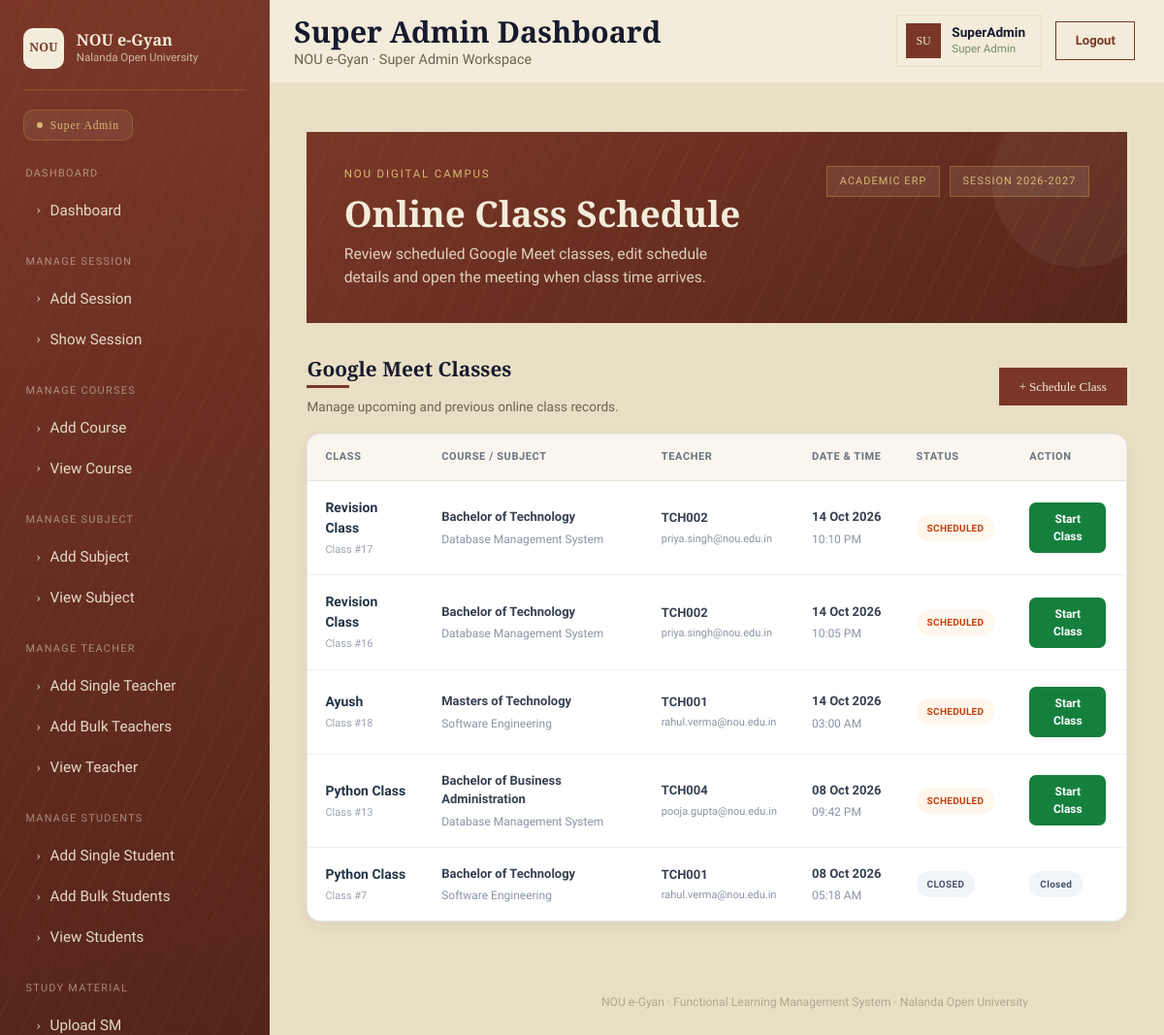
Page /teacher/classes/ (signed in) on the committed database.
### myapp/models.py (models this page shows, shortened)
class GoogleMeeting(models.Model):
    class_title = models.CharField(max_length=200)
    course = models.CharField(max_length=100)
    subject = models.CharField(max_length=100)
    teacher = models.ForeignKey(
        User,
        on_delete=models.CASCADE
    )
    class_date = models.DateField()
    class_time = models.TimeField()
    duration = models.IntegerField()
    agenda = models.TextField(blank=True,null=True)
    meeting_url = models.URLField(blank=True,null=True)
    google_space_name = models.CharField(max_length=255,blank=True,null=True)
    status = models.CharField(max_length=20,default="scheduled")
    created_at = models.DateTimeField(auto_now_add=True)

### myapp/google_meet.py (the view)
# urls.py: path("teacher/classes/", views.teacher_meetings, name="teacher_classes"),
@login_required
def teacher_meetings(request):
    if not (request.user.is_superuser or hasattr(request.user, "Teacher")):
        return HttpResponseForbidden("Only teachers and superadmin can view this page.")
    meetings = GoogleMeeting.objects.all() if request.user.is_superuser else GoogleMeeting.objects.filter(teacher=request.user)
    meetings = _refresh_meeting_statuses(meetings)
    template = "superadmin/meeting_list.html" if request.user.is_superuser else "teacher/meeting_list.html"
    return render(request, template, {"meetings": meetings.order_by("-class_date", "-class_time")})

### myapp/google_meet.py (called while the page is built, shortened)
def _refresh_meeting_statuses(queryset):
    now = timezone.now()
    return queryset

### myapp/templates/superadmin/meeting_list.html (shortened to what this page needs)
{% extends "superadmin/base.html" %}
{% block content %}
<div class="main-content">
  <div class="hero">
    <div class="hero-top">
      <div>
        <div class="eyebrow">NOU DIGITAL CAMPUS</div>
        <h1>Online Class Schedule</h1>
        <div class="sub">Review scheduled Google Meet classes, edit schedule details and open the meeting when class time arrives.</div>
      </div>
      <div class="hero-badges">
        <div class="hero-badge">ACADEMIC ERP</div>
        <div class="hero-badge">SESSION 2026-2027</div>
      </div>
    </div>
  </div>
  <div class="list-head">
    <div>
      <h2>Google Meet Classes</h2>
      <div class="title-rule"></div>
      <div style="font-size:0.85rem;color:#6b6350;margin-top:0.6rem;">Manage upcoming and previous online class records.</div>
    </div>
    <button class="btn-add">+ Schedule Class</button>
  </div>
    <div class="meet-card">
        <div class="meet-table-wrapper">
            <table class="meet-table">
                <thead>
                    <tr>
                        <th>
                            Class
                        </th>
                        <th>
                            Course / Subject
                        </th>
                        <th>
                            Teacher
                        </th>
                        <th>
                            Date & Time
                        </th>
                        <th>
                            Status
                        </th>
                        <th>
                            Action
                        </th>
                        <th></th>
                    </tr>
                </thead>
                <tbody>
                    {% for meeting in meetings %}
                    <tr>
                        <td>
                            <span class="class-title">
                                {{ meeting.class_title }}
                            </span>
                            <span class="class-number">
                                Class #{{ meeting.id }}
                            </span>
                        </td>
                        <td>
                            <span class="course-name">
                                {{ meeting.course }}
                            </span>
                            <span class="subject-name">
                                {{ meeting.subject }}
                            </span>
                        </td>
                        <td>
                            <span class="teacher-name">
                                {% if meeting.teacher.get_full_name %}
                                    {{ meeting.teacher.get_full_name }}
                                {% else %}
                                    {{ meeting.teacher.username }}
                                {% endif %}
                            </span>
                            {% if meeting.teacher.email %}
                            <span class="teacher-email">
                                {{ meeting.teacher.email }}
                            </span>
                            {% endif %}
                        </td>
                        <td>
                            <span class="meeting-date">
                                {{ meeting.class_date|date:"d M Y" }}
                            </span>
                            <span class="meeting-time">
                                {{ meeting.class_time|time:"h:i A" }}
                            </span>
                        </td>
                        <td>
                            {% if meeting.status == "live" %}
                                <span class="meet-badge badge-live">
                                    ● LIVE
                                </span>
                            {% elif meeting.status == "closed" %}
                                <span class="meet-badge badge-closed">
                                    CLOSED
                                </span>
                            {% else %}
                                <span class="meet-badge badge-scheduled">
                                    SCHEDULED
                                </span>
                            {% endif %}
                        </td>
                        <td>
                            {% if meeting.status == "live" %}
                                {% if meeting.meeting_url %}
                                    <a
                                        href="{{ meeting.meeting_url }}"
                                        target="_blank"
                                        rel="noopener noreferrer"
                                        class="meet-action"
                                    >
                                        Join Meet
                                    </a>
                                {% else %}
                                    <span class="meet-badge badge-closed">
                                        Link Missing
                                    </span>
                                {% endif %}
                            {% elif meeting.status == "scheduled" %}
                                {% if meeting.teacher_id == request.user.id or request.user.is_superuser %}
                                    <form
                                        method="post"
                                        action="{% url 'start_meeting' meeting.id %}"
                                        class="start-class-form"
                                    >
                                        <button
                                            type="submit"
                                            class="meet-action"
                                        >
                                            Start Class
                                        </button>
                                    </form>
                                {% else %}
                                    <span style="color:#9ca3af;">
                                        —
                                    </span>
                                {% endif %}
                            {% elif meeting.status == "closed" %}
                                <span class="meet-badge badge-closed">
                                    Closed
                                </span>
                            {% endif %}
                        </td>
                        <td><span><a href="{% url 'delete_class' meeting.id %}" class="act-link act-delete">Delete</a></span></td>
                    </tr>
                    {% endfor %}
                </tbody>
            </table>
        </div>
    </div>
</div>
</div>{% endblock content %}

### myapp/static/css/style.css (style rules this page uses)
:root { --ink: #171a2e; --ink-soft: #262b48; --brick: #7a3728; --brick-deep: #55251a; --parchment: #f3ecda; --parchment-2: #e9dfc5; --brass: #b8863b; --brass-soft: #d8b876; --sage: #7c8a6e; --ink-text: #2a2418; --font-display: "Cinzel", serif; --font-body: "Work Sans", sans-serif; --sidebar-w: 278px; }
* { box-sizing: border-box; }
body { background: var(--parchment-2); font-family: var(--font-body); color: var(--ink-text); min-height: 100vh; }

### rows in the picture
GoogleMeeting: class_title "Revision Class", id "17", course "Bachelor of Technology", subject "Database Management System", teacher.username "TCH002", teacher.email "priya.singh@nou.edu.in", class_date "14 Oct 2026", class_time "10:10 PM", status "SCHEDULED"
GoogleMeeting: class_title "Revision Class", id "16", course "Bachelor of Technology", subject "Database Management System", teacher.username "TCH002", teacher.email "priya.singh@nou.edu.in", class_date "14 Oct 2026", class_time "10:05 PM", status "SCHEDULED"
GoogleMeeting: class_title "Ayush", id "18", course "Masters of Technology", subject "Software Engineering", teacher.username "TCH001", teacher.email "rahul.verma@nou.edu.in", class_date "14 Oct 2026", class_time "03:00 AM", status "SCHEDULED"
GoogleMeeting: class_title "Python Class", id "13", course "Bachelor of Business Administration", subject "Database Management System", teacher.username "TCH004", teacher.email "pooja.gupta@nou.edu.in", class_date "08 Oct 2026", class_time "09:42 PM", status "SCHEDULED"
GoogleMeeting: class_title "Python Class", id "7", course "Bachelor of Technology", subject "Software Engineering", teacher.username "TCH001", teacher.email "rahul.verma@nou.edu.in", class_date "08 Oct 2026", class_time "05:18 AM", status "CLOSED"

### other values in the picture
{{ page_title|default:"Super Admin Dashboard" }} "Super Admin Dashboard"
